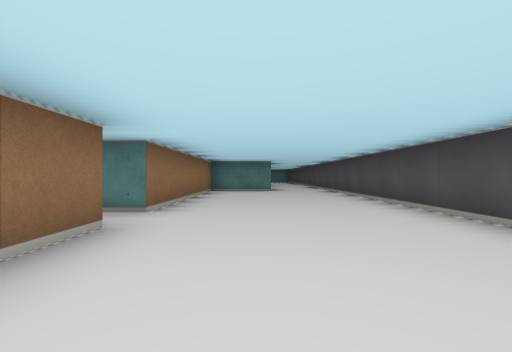
[1] (above)

17 first-person views from a walk through a cub3D level. The camera is about half as high as the walls, looks level and sees 90° across. The floor is counted in squares. Each view is taken from the middle of a square. On the plan, view 1 faces up. The plan holds only what a view shows up to about 9 squares ahead; the rest is blank.

[2]
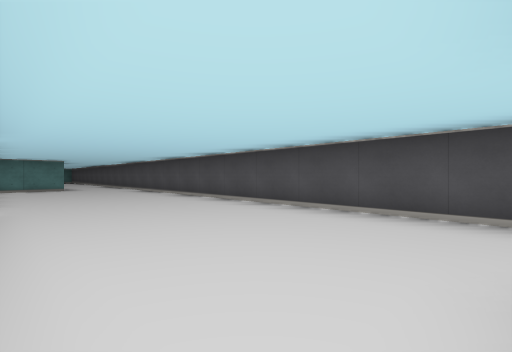

[3]
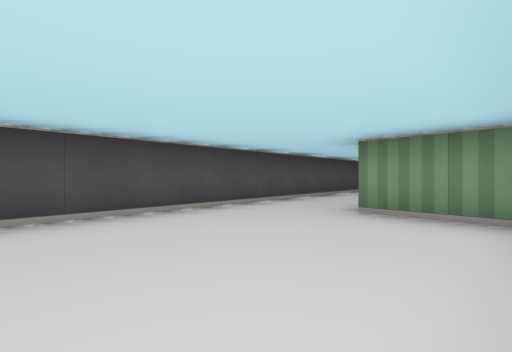

[4]
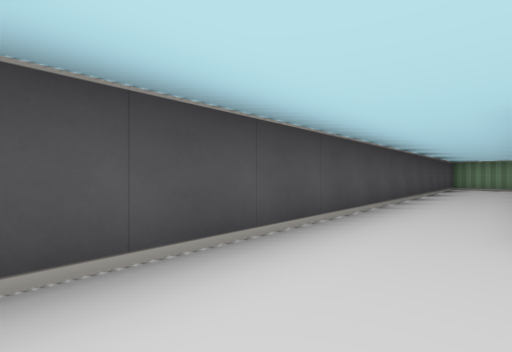

[5]
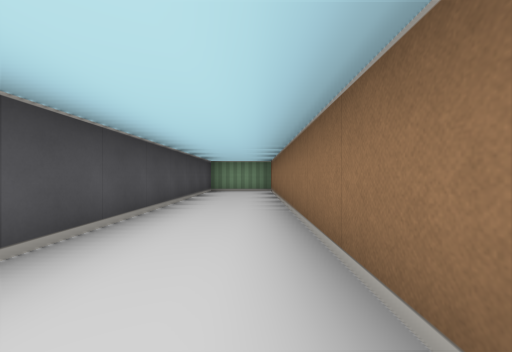

[6]
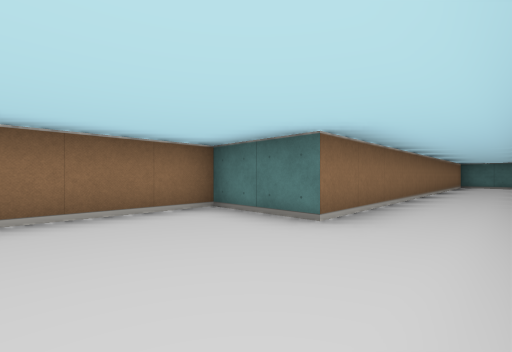

[7]
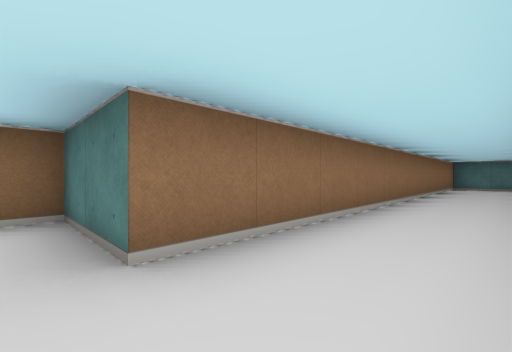

[8]
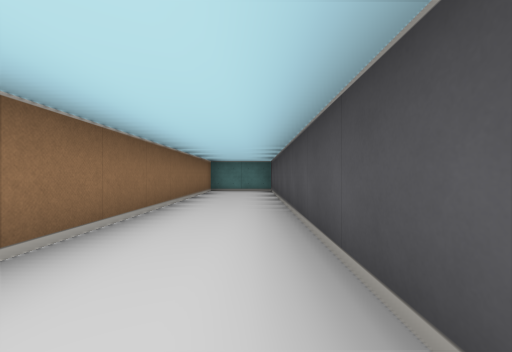

[9]
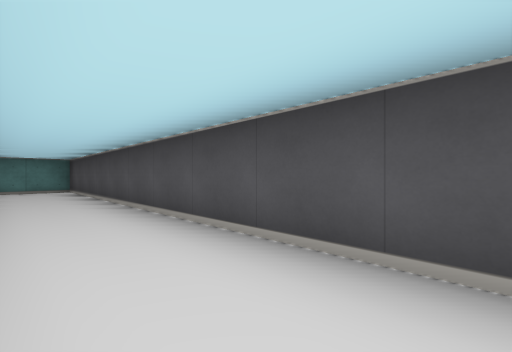

[10]
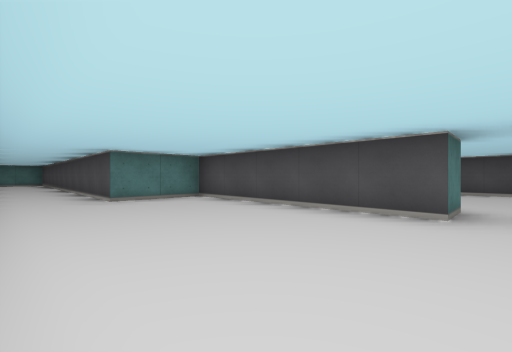

[11]
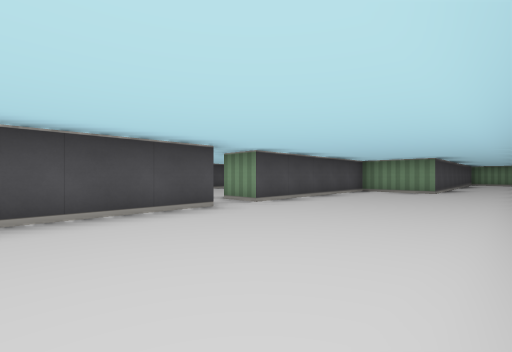

[12]
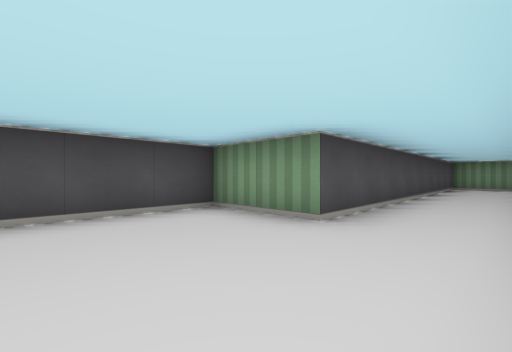

[13]
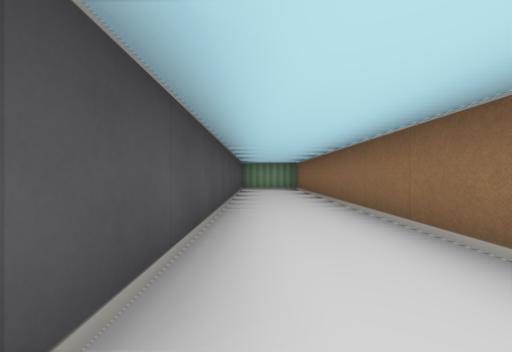

[14]
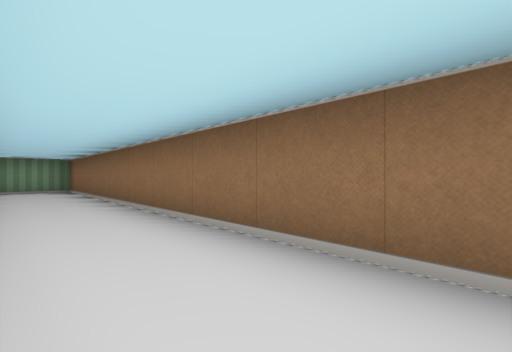

[15]
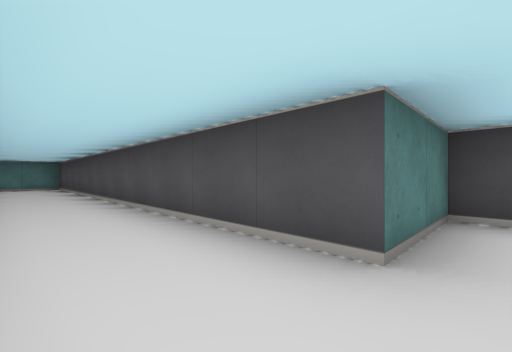

[16]
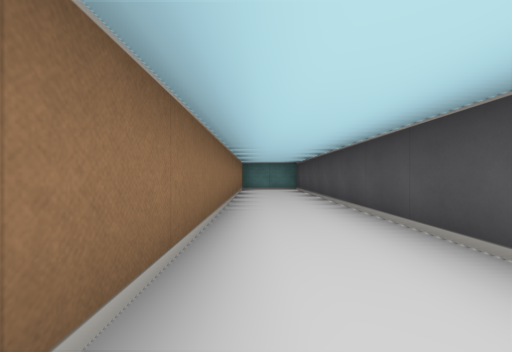

[17]
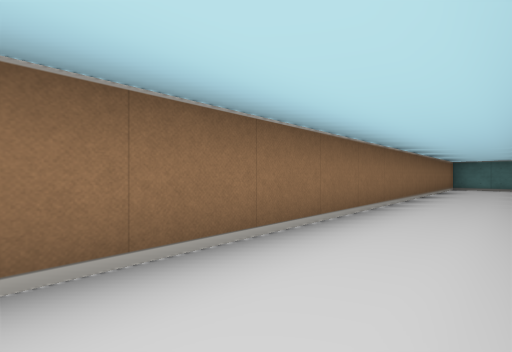

### Floor plan
Ten units are one square. View 1 is at (0, 0); x grows to the right and y downward. Boxes are objects, and circles mark ways between rooms. Rooms are numbered by the first view taken in them; rooms with no view inside come last. Other rooms are left out.
<svg viewBox="-70 -200 100 320">
<path fill="none" stroke="#000" d="M-15 -25 -15 -15M-10 25 5 25M5 35 5 115 25 115 25 -195 5 -195 5 -85 -15 -85 -15 -35M-15 -35 -25 -35 -25 -85 -45 -85 -45 -191M-65 20 -65 115 -48 115M-45 112 -45 25 -25 25 -25 -25 -15 -25M-48 -195 -65 -195 -65 -80"/>
<circle cx="-20" cy="-30" r="3" fill="#2a7"/>
<text x="10" y="-40">1</text>
<text x="-50" y="-40">2</text>
</svg>
Room 1 opens to room 2.

Where each view was taken, in squares from view 1:
view 1: 0 up, 0 right, facing up
view 2: 2 down, 1 left, facing up-right
view 3: 1 up, 1 left, facing down-right
view 4: 0 up, 1 right, facing down-right
view 5: 3 down, 1 right, facing down
view 6: 6 up, 2 right, facing up-left
view 7: 8 up, 2 right, facing up-left
view 8: 11 up, 2 right, facing up
view 9: 10 up, 1 right, facing up-right
view 10: 3 up, 6 left, facing up-right
view 11: 6 up, 6 left, facing down-right
view 12: 0 up, 6 left, facing down-right
view 13: 2 down, 5 left, facing down
view 14: 2 down, 5 left, facing down-left
view 15: 8 up, 6 left, facing up-right
view 16: 10 up, 6 left, facing up
view 17: 8 up, 5 left, facing up-left
